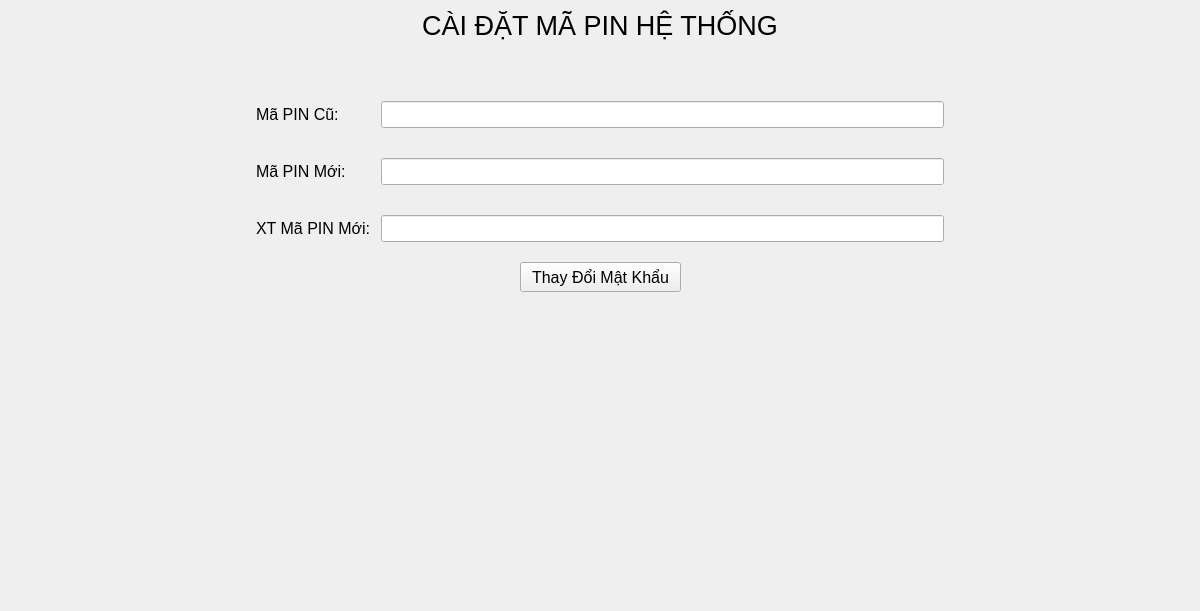
<?xml version="1.0" encoding="UTF-8"?>
<ui version="4.0">
 <class>SystemPIN</class>
 <widget class="QFrame" name="SystemPIN">
  <property name="geometry">
   <rect>
    <x>0</x>
    <y>0</y>
    <width>1200</width>
    <height>611</height>
   </rect>
  </property>
  <property name="windowTitle">
   <string>Frame</string>
  </property>
  <layout class="QVBoxLayout" name="verticalLayout_3" stretch="0,0,9,0">
   <property name="spacing">
    <number>10</number>
   </property>
   <property name="leftMargin">
    <number>10</number>
   </property>
   <property name="topMargin">
    <number>10</number>
   </property>
   <property name="rightMargin">
    <number>10</number>
   </property>
   <property name="bottomMargin">
    <number>10</number>
   </property>
   <item>
    <layout class="QHBoxLayout" name="horizontalLayout">
     <item>
      <spacer name="horizontalSpacer">
       <property name="orientation">
        <enum>Qt::Horizontal</enum>
       </property>
       <property name="sizeHint" stdset="0">
        <size>
         <width>40</width>
         <height>20</height>
        </size>
       </property>
      </spacer>
     </item>
     <item>
      <widget class="QLabel" name="label">
       <property name="font">
        <font>
         <pointsize>20</pointsize>
        </font>
       </property>
       <property name="text">
        <string>CÀI ĐẶT MÃ PIN HỆ THỐNG</string>
       </property>
       <property name="alignment">
        <set>Qt::AlignCenter</set>
       </property>
      </widget>
     </item>
     <item>
      <spacer name="horizontalSpacer_2">
       <property name="orientation">
        <enum>Qt::Horizontal</enum>
       </property>
       <property name="sizeHint" stdset="0">
        <size>
         <width>40</width>
         <height>20</height>
        </size>
       </property>
      </spacer>
     </item>
    </layout>
   </item>
   <item>
    <spacer name="verticalSpacer_3">
     <property name="orientation">
      <enum>Qt::Vertical</enum>
     </property>
     <property name="sizeHint" stdset="0">
      <size>
       <width>20</width>
       <height>40</height>
      </size>
     </property>
    </spacer>
   </item>
   <item>
    <layout class="QHBoxLayout" name="horizontalLayout_3" stretch="2,6,2">
     <item>
      <spacer name="horizontalSpacer_5">
       <property name="orientation">
        <enum>Qt::Horizontal</enum>
       </property>
       <property name="sizeHint" stdset="0">
        <size>
         <width>40</width>
         <height>20</height>
        </size>
       </property>
      </spacer>
     </item>
     <item>
      <layout class="QVBoxLayout" name="verticalLayout_2">
       <item>
        <layout class="QFormLayout" name="formLayout">
         <property name="verticalSpacing">
          <number>30</number>
         </property>
         <property name="leftMargin">
          <number>10</number>
         </property>
         <property name="topMargin">
          <number>10</number>
         </property>
         <property name="rightMargin">
          <number>10</number>
         </property>
         <property name="bottomMargin">
          <number>10</number>
         </property>
         <item row="0" column="0">
          <widget class="QLabel" name="label_3">
           <property name="font">
            <font>
             <pointsize>12</pointsize>
            </font>
           </property>
           <property name="text">
            <string>Mã PIN Cũ:</string>
           </property>
          </widget>
         </item>
         <item row="1" column="0">
          <widget class="QLabel" name="label_4">
           <property name="font">
            <font>
             <pointsize>12</pointsize>
            </font>
           </property>
           <property name="text">
            <string>Mã PIN Mới:</string>
           </property>
          </widget>
         </item>
         <item row="2" column="0">
          <widget class="QLabel" name="label_5">
           <property name="font">
            <font>
             <pointsize>12</pointsize>
            </font>
           </property>
           <property name="text">
            <string>XT Mã PIN Mới:</string>
           </property>
          </widget>
         </item>
         <item row="0" column="1">
          <widget class="QLineEdit" name="txtOldPIN">
           <property name="enabled">
            <bool>true</bool>
           </property>
           <property name="font">
            <font>
             <pointsize>12</pointsize>
            </font>
           </property>
           <property name="echoMode">
            <enum>QLineEdit::Password</enum>
           </property>
           <property name="readOnly">
            <bool>false</bool>
           </property>
          </widget>
         </item>
         <item row="1" column="1">
          <widget class="QLineEdit" name="txtNewPIN">
           <property name="enabled">
            <bool>true</bool>
           </property>
           <property name="font">
            <font>
             <pointsize>12</pointsize>
            </font>
           </property>
           <property name="echoMode">
            <enum>QLineEdit::Password</enum>
           </property>
           <property name="readOnly">
            <bool>false</bool>
           </property>
          </widget>
         </item>
         <item row="2" column="1">
          <widget class="QLineEdit" name="txtNewPINVerify">
           <property name="enabled">
            <bool>true</bool>
           </property>
           <property name="font">
            <font>
             <pointsize>12</pointsize>
            </font>
           </property>
           <property name="echoMode">
            <enum>QLineEdit::Password</enum>
           </property>
           <property name="readOnly">
            <bool>false</bool>
           </property>
          </widget>
         </item>
        </layout>
       </item>
       <item>
        <layout class="QHBoxLayout" name="horizontalLayout_2">
         <item>
          <spacer name="horizontalSpacer_3">
           <property name="orientation">
            <enum>Qt::Horizontal</enum>
           </property>
           <property name="sizeHint" stdset="0">
            <size>
             <width>40</width>
             <height>20</height>
            </size>
           </property>
          </spacer>
         </item>
         <item>
          <layout class="QVBoxLayout" name="verticalLayout">
           <item>
            <widget class="QPushButton" name="btChangePIN">
             <property name="minimumSize">
              <size>
               <width>161</width>
               <height>30</height>
              </size>
             </property>
             <property name="maximumSize">
              <size>
               <width>161</width>
               <height>30</height>
              </size>
             </property>
             <property name="font">
              <font>
               <pointsize>12</pointsize>
              </font>
             </property>
             <property name="cursor">
              <cursorShape>PointingHandCursor</cursorShape>
             </property>
             <property name="text">
              <string>Thay Đổi Mật Khẩu</string>
             </property>
            </widget>
           </item>
           <item>
            <spacer name="verticalSpacer_2">
             <property name="orientation">
              <enum>Qt::Vertical</enum>
             </property>
             <property name="sizeHint" stdset="0">
              <size>
               <width>20</width>
               <height>40</height>
              </size>
             </property>
            </spacer>
           </item>
          </layout>
         </item>
         <item>
          <spacer name="horizontalSpacer_4">
           <property name="orientation">
            <enum>Qt::Horizontal</enum>
           </property>
           <property name="sizeHint" stdset="0">
            <size>
             <width>40</width>
             <height>20</height>
            </size>
           </property>
          </spacer>
         </item>
        </layout>
       </item>
      </layout>
     </item>
     <item>
      <spacer name="horizontalSpacer_6">
       <property name="orientation">
        <enum>Qt::Horizontal</enum>
       </property>
       <property name="sizeHint" stdset="0">
        <size>
         <width>40</width>
         <height>20</height>
        </size>
       </property>
      </spacer>
     </item>
    </layout>
   </item>
   <item>
    <spacer name="verticalSpacer">
     <property name="orientation">
      <enum>Qt::Vertical</enum>
     </property>
     <property name="sizeHint" stdset="0">
      <size>
       <width>20</width>
       <height>40</height>
      </size>
     </property>
    </spacer>
   </item>
  </layout>
 </widget>
 <resources/>
 <connections/>
</ui>
